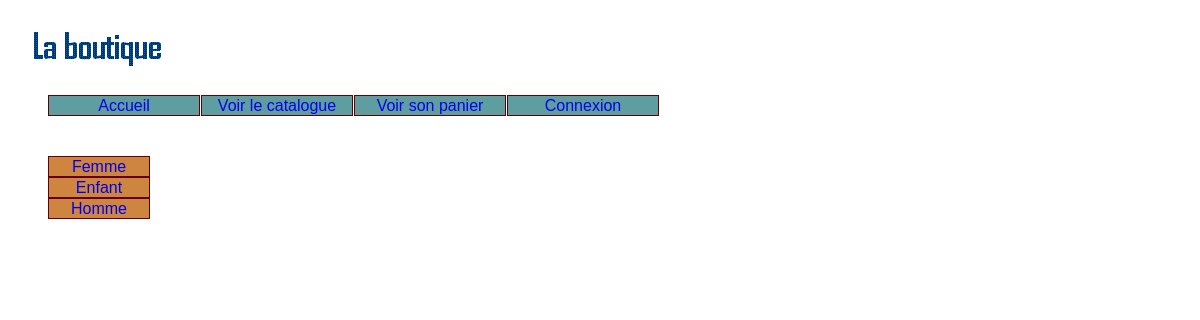
Page /index.php?uc=voirProduits&action=voirCategories on the committed database.
### tables this page shows
CREATE TABLE `categorie` (
  `idCategorie` char(32) NOT NULL,
  `libelle` char(32) DEFAULT NULL
);

### util/fonctions.php (called while the page is built, shortened)
<?php
function connexion()
{
   $hote="localhost";
   $login="id9643130_root";
   $mdp="root01";
   $db="id9643130_boutique";
   $connexion = new PDO("mysql:host=$hote;dbname=$db", $login, $mdp)or die('Erreur connexion à la base de données');
   return $connexion;
}
function getLesCategories()
{
	$connexion = connexion();
	$requete = "select * from categorie";
  $resultat = $connexion->query($requete);
  $lesCategories = $resultat->fetchAll();
	return $lesCategories;
}
?>

### vues/v_categories.php (the view)
<ul id="categories">
<?php
foreach( $lesCategories as $uneCategorie)
{
	$idCategorie = $uneCategorie["idCategorie"];
	$libCategorie = $uneCategorie["libelle"];
	$url ="<a href=index.php?uc=voirProduits&idCategorie=$idCategorie&action=voirProduits> $libCategorie </a>";
	echo "<li>".$url."</li>\n";
}
?>
</ul>

### util/cssGeneral.css (style rules this page uses)
html { font:normal 100%/1.2em "Trebuchet MS",Verdana,Helvetica,Arial,sans-serif; }
#categories { float:left; }
#menu li a , #categories li a { text-decoration:none; }
#categories li { list-style-type: none; list-style-image:none; margin-right: 1px ; border:1px solid #600; width:100px; text-align:center; background:#CD853F; }
html, body { width: 100%; height: 100%; }

### rows in the picture
categorie: libelle "Femme"
categorie: libelle "Enfant"
categorie: libelle "Homme"
